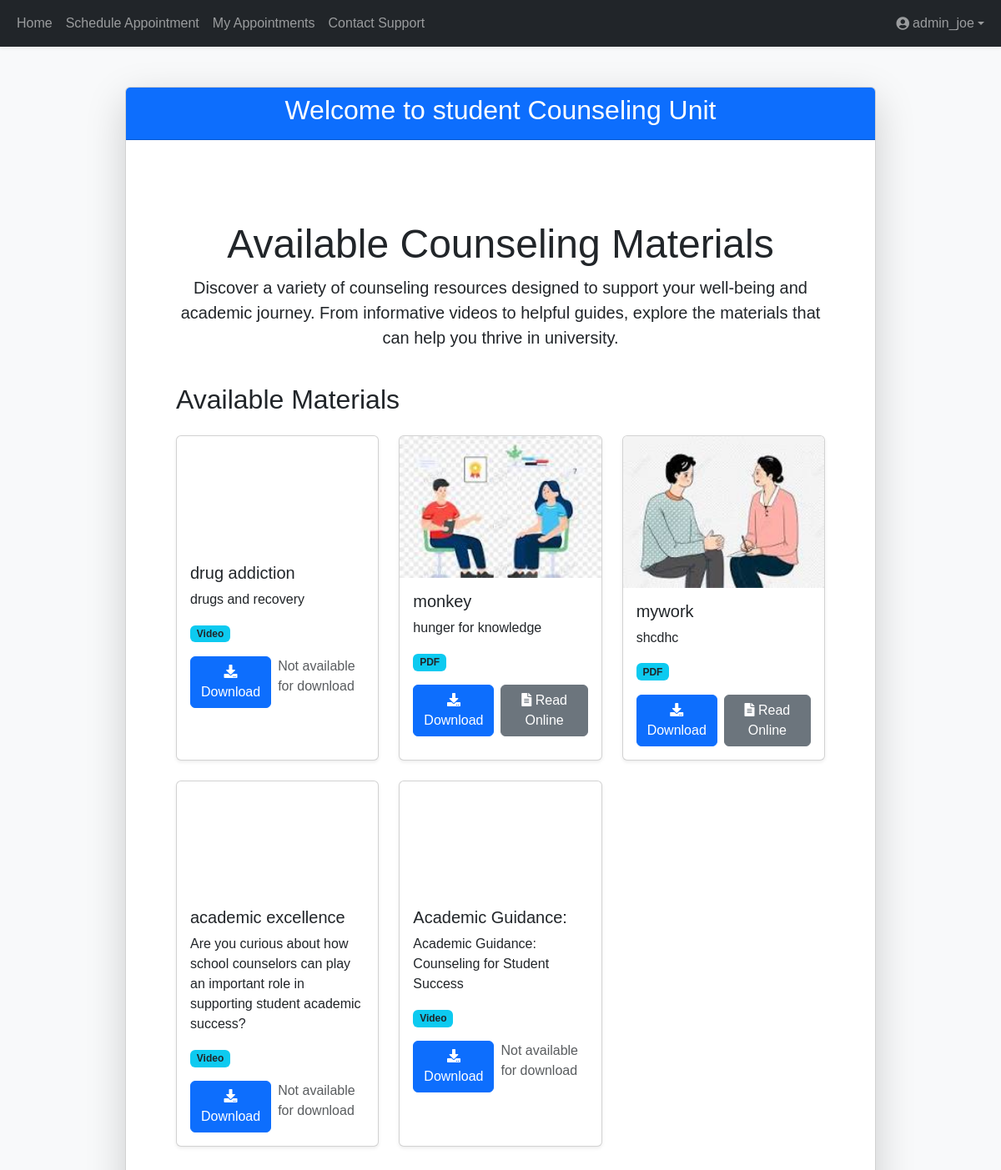
The page /materials/ (signed in) on the database its author committed.
### counseling/models.py (models this page shows, shortened)
class CounselingMaterial(models.Model):
    MATERIAL_TYPES = [
        ('PDF', 'PDF'),
        ('Video', 'Video'),
        ('Text', 'Text'),
    ]
    title = models.CharField(max_length=255)
    description = models.TextField()
    material_type = models.CharField(max_length=10, choices=MATERIAL_TYPES)
    upload_date = models.DateTimeField(auto_now_add=True)
    file = models.FileField(upload_to='materials/', null=True, blank=True)  # For PDF and video uploads
    content = models.TextField(null=True, blank=True)  # For text-based content
    image = models.ImageField(upload_to='materials/images/', null=True, blank=True)  # Add this line for images
    video_url = models.URLField(null=True, blank=True)  # For YouTube video links

### counseling/views.py (the view)
# urls.py: path('materials/', views.materials, name='materials'),
@login_required
def materials(request):
    materials = CounselingMaterial.objects.all()  # Fetch all counseling materials
    return render(request, 'materials.html', {'materials': materials})

### counseling/templates/materials.html (shortened to what this page needs)
{% extends 'base.html' %}
{% load static %}
{% block content %}
<div class="container my-5">
    <div class="row">
        <div class="col-12 text-center mb-4">
            <h1 class="display-5">Available Counseling Materials</h1>
            <p class="lead">Discover a variety of counseling resources designed to support your well-being and academic journey. From informative videos to helpful guides, explore the materials that can help you thrive in university.</p>
        </div>
    </div>
    {% if user.is_authenticated %}
    <div class="row">
        <div class="col-12">
            <h2 class="mb-4">Available Materials</h2>
            <div class="row row-cols-1 row-cols-md-3 g-4">
                {% for material in materials %}
                <div class="col">
                    <div class="card h-100 shadow-sm">
                        {% if material.material_type == 'Video' and material.video_url %}
                            <div class="ratio ratio-16x9">
                                <iframe src="https://www.youtube.com/embed/{{ material.video_url|slice:'-11:' }}"
                                        title="{{ material.title }}" allowfullscreen>
                                </iframe>
                            </div>
                        {% elif material.material_type == 'PDF' and material.file %}
                            <img src="{% if material.image %}{{ material.image.url }}{% else %}{% static 'images/default-pdf-icon.png' %}{% endif %}"
                                 class="card-img-top" alt="{{ material.title }}">
                        {% elif material.material_type == 'Text' %}
                            <div class="card-body">
                                <h5 class="card-title">{{ material.title }}</h5>
                                <p class="card-text">{{ material.description|truncatewords:20 }}</p>
                            </div>
                        {% endif %}
                        <div class="card-body">
                            <h5 class="card-title">{{ material.title }}</h5>
                            <p class="card-text">{{ material.description|truncatewords:20 }}</p>
                            <span class="badge bg-info text-dark">{{ material.material_type }}</span>
                            <div class="mt-3 d-flex justify-content-between">
                                <a href="{% url 'download_material' material.id %}" class="btn btn-primary me-2">
                                    <i class="fas fa-download"></i> Download
                                </a>
                                {% if material.file %}
                                    <a href="{{ material.file.url }}" target="_blank" class="btn btn-secondary">
                                        <i class="fas fa-file-alt"></i> Read Online
                                    </a>
                                {% else %}
                                    <span class="text-muted">Not available for download</span>
                                {% endif %}
                            </div>
                        </div>
                    </div>
                </div>
                {% endfor %}
            </div>
        </div>
    </div>
    {% endif %}
</div>
{% endblock %}

### counseling/templates/base.html (shortened to what this page needs)
{% load static %}
<!DOCTYPE html>
<html lang="en">
<head>
    <link href="https://cdn.jsdelivr.net/npm/bootstrap@5.3.0-alpha3/dist/css/bootstrap.min.css" rel="stylesheet">
    <link href="https://cdnjs.cloudflare.com/ajax/libs/font-awesome/5.15.3/css/all.min.css" rel="stylesheet">
    <link rel="stylesheet" href="{% static 'css/styles.css' %}">
</head>
<body class="d-flex flex-column min-vh-100 bg-light">
    {% include 'navbar.html' %}
    <div class="container flex-grow-1 mt-4">
        <div class="card shadow-lg mx-auto bg-white" style="max-width: 900px;">
            <div class="card-header text-center bg-primary text-white">
                <h2>Welcome to student Counseling Unit</h2>
            </div>
            <div class="card-body p-5">
                {% block content %}{% endblock %}
            </div>
        </div>
    </div>
</body>
</html>

### counseling/templates/navbar.html (shortened to what this page needs)
<nav class="navbar navbar-expand-lg navbar-dark bg-dark shadow-sm">
    <div class="container-fluid">
        <div class="collapse navbar-collapse" id="navbarNav">
            <ul class="navbar-nav me-auto mb-2 mb-lg-0">
                <li class="nav-item">
                    <a class="nav-link {% if request.resolver_match.url_name == 'home' %}active{% endif %}" href="{% url 'home' %}">Home</a>
                </li>
                {% if user.is_authenticated %}
                <li class="nav-item">
                    <a class="nav-link {% if request.resolver_match.url_name == 'schedule_appointment' %}active{% endif %}" href="{% url 'schedule_appointment' %}">Schedule Appointment</a>
                </li>
                <li class="nav-item">
                    <a class="nav-link {% if request.resolver_match.url_name == 'appointment_list' %}active{% endif %}" href="{% url 'appointment_list' %}">My Appointments</a>
                </li>
                <li class="nav-item">
                    <a class="nav-link {% if request.resolver_match.url_name == 'contact_support' %}active{% endif %}" href="{% url 'contact_support' %}">Contact Support</a>
                </li>
                {% endif %}
            </ul>
            <ul class="navbar-nav ms-auto">
                {% if user.is_authenticated %}
                <li class="nav-item dropdown">
                    <a class="nav-link dropdown-toggle d-flex align-items-center" href="#" id="profileDropdown" role="button" data-bs-toggle="dropdown" aria-expanded="false">
                        <i class="fas fa-user-circle me-1"></i> {{ user.username }}
                    </a>
                </li>
                {% endif %}
            </ul>
        </div>
    </div>
</nav>

### static/css/styles.css (style rules this page uses)
.container { position: relative; z-index: 2; }

### counseling/templates/base.html (style rules this page uses)
body { background-image: url('https://media.istockphoto.com/id/1977348709/photo/laughing-young-businesswoman-talking-with-colleagues-in-an-office-hallway.jpg?s=612x612&w=is&k=20&c=u46buz4xE77KcbN7QkWYeQT2yMG_-fhAF76oAtmEQMM='); background-size: cover; background-position: center; background-repeat: no-repeat; background-attachment: fixed; font-family: 'Poppins', sans-serif; }

### rows shown on the page
CounselingMaterial: title "drug addiction", description "drugs and recovery", material_type "Video", file "Not available for download"
CounselingMaterial: image (picture), title "monkey", description "hunger for knowledge", material_type "PDF"
CounselingMaterial: image (picture), title "mywork", description "shcdhc", material_type "PDF"
CounselingMaterial: title "academic excellence", description "Are you curious about how school counselors can play an important role in supporting student academic success?", material_type "Video", file "Not available for download"
CounselingMaterial: title "Academic Guidance:", description "Academic Guidance: Counseling for Student Success", material_type "Video", file "Not available for download"

### other values the page prints
{{ user.username }} "admin_joe"
